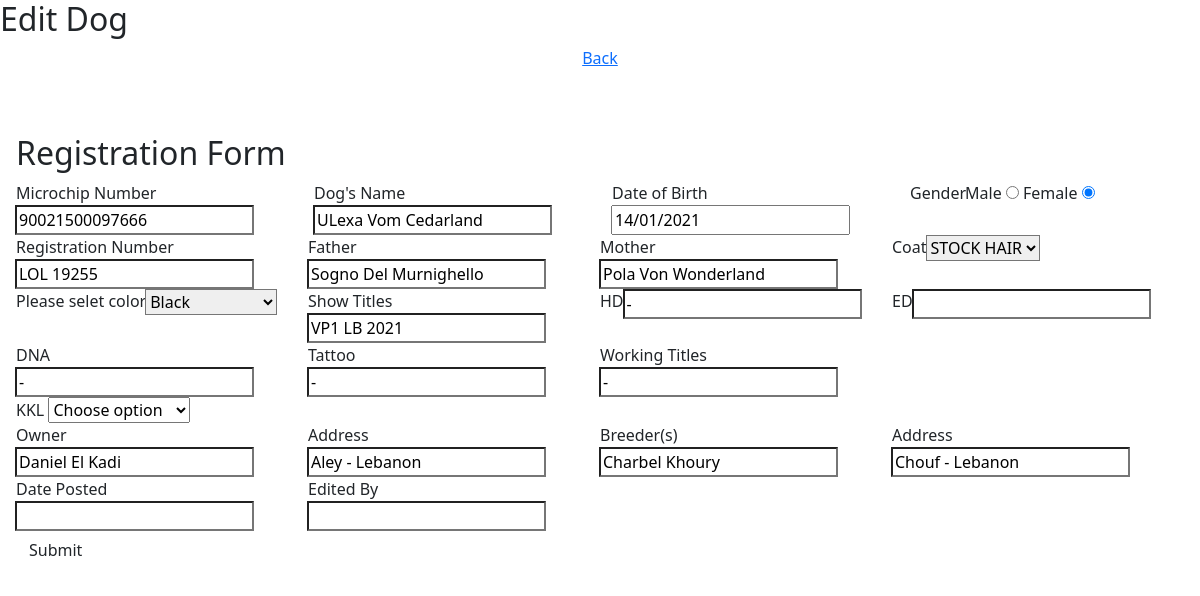
Page /edit.php?id=17 on the committed database.
### tables this page shows
CREATE TABLE `dogs` (
  `id` int(250) NOT NULL,
  `mn` varchar(250) NOT NULL,
  `dn` varchar(250) NOT NULL,
  `dob` varchar(250) NOT NULL,
  `drn` varchar(250) NOT NULL,
  `drn Others` varchar(250) NOT NULL,
  `dg` varchar(30) NOT NULL,
  `df` varchar(250) NOT NULL,
  `dm` varchar(250) NOT NULL,
  `dc` varchar(250) NOT NULL,
  `hc` varchar(250) NOT NULL,
  `st` varchar(250) NOT NULL,
  `hd` varchar(250) NOT NULL,
  `ed` varchar(250) NOT NULL,
  `dna` varchar(250) NOT NULL,
  `tat` varchar(250) NOT NULL,
  `wt` varchar(250) NOT NULL,
  `kkl` varchar(250) NOT NULL,
  `owner` varchar(250) NOT NULL,
  `oadd` varchar(250) NOT NULL,
  `badd` varchar(250) NOT NULL,
  `db` varchar(250) NOT NULL,
  `dp` varchar(250) NOT NULL,
  `addedby` varchar(250) NOT NULL
);

### include/connection.php (called while the page is built, shortened)
<?php
function exec_query($db,$query)
{
$con = mysqli_connect("localhost", "root", "","scbaupdated");
mysqli_query($con,"SET collation_connection = utf8_general_ci");
mysqli_set_charset($con,"utf8");
$r= mysqli_query($con,$query);
return $r;
}
?>

### edit.php (the view, shortened to what this page needs)
<?php
	include_once('includePedigree/head.php');
?>
	<?php
			if(!empty($_GET['id'])){
				$id = $_GET['id'];
				$query = "Select * from dogs WHERE id =".$id;
				$request = exec_query(DBNAME,$query);
                $count = mysqli_num_rows($request);
				if($count > 0){
					 $row=mysqli_fetch_array($request);
	?>
<?php
print ("<h2>Edit Dog</h2>");
print ("<center><a href=\"home.php\">Back</a></center><br/><br/>");
print ("                <div class=\"card-body\">");
print ("                    <h2 class=\"title\">Registration Form</h2>");
print ("        <form action=\"edit.php\" method=\"post\">");
print ("			<div class=\"row row-space\">");
print ("                <div class=\"col-3\">");
print ("                    <div class=\"input-group\">");
print ("                        <label class=\"label\">Microchip Number</label>");
print ("                        <input class=\"input--style-4\" type=\"text\" name=\"mn\" id=\"mn\"  value='".$row['mn']."' >");
print ("                    </div>");
print ("                </div>");
print ("                <div class=\"col-3\">");
print ("                    <div class=\"input-group\">");
print ("                        <label class=\"label\">Dog's Name</label>");
print ("                        <input class=\"input--style-4\" type=\"text\" name=\"dn\" id=\"dn\" value='".$row['dn']."' readonly >");
print ("                    </div>");
print ("                </div>");
print ("                <div class=\"col-3\">");
print ("                    <div class=\"input-group\">");
print ("                        <label class=\"label\">Date of Birth</label>");
print ("                        <div class=\"input-group-icon\">");
print ("                            <input class=\"input--style-4 js-datepicker\" type=\"text\" name=\"dob\" id=\"dob\" value='". $row['dob']."'  >");
print ("                        </div>");
print ("                    </div>");
print ("                </div>");
if("Male"==$row['dg']){
  print ("              <div class=\"col-3\">");
  print ("                  <div class=\"input-group\">");
  print ("                      <label class=\"label\">Gender</label>");
  print ("                      <div class=\"p-t-10\">");
  print ("                          <label class=\"radio-container m-r-45\">Male");
  print ("                              <input type=\"radio\" name=\"dgmMale\" id=\"dgMale\" checked onclick=\"setGenderVal('male')\">");
  print ("                              <span class=\"checkmark\"></span>");
  print ("                          </label>");
  print ("                          <label class=\"radio-container\">Female");
  print ("                              <input type=\"radio\" name=\"dgFemale\" id=\"dgFemale\" onclick=\"setGenderVal('female')\">");
  print ("                              <span class=\"checkmark\"></span>");
  print ("                          </label>");
  print ("                      </div>");
  print ("                       <input type=\"hidden\" name=\"dg\" id=\"dg\" value=\"Male\">");
  print ("                  </div>");
  print ("              </div>");
}
else{
  print ("              <div class=\"col-3\">");
  print ("                  <div class=\"input-group\">");
  print ("                      <label class=\"label\">Gender</label>");
  print ("                      <div class=\"p-t-10\">");
  print ("                          <label class=\"radio-container m-r-45\">Male");
  print ("                              <input type=\"radio\" name=\"dgmMale\" id=\"dgMale\"  onclick=\"setGenderVal('male')\">");
  print ("                          </label>");
  print ("                          <label class=\"radio-container\">Female");
  print ("                              <input type=\"radio\" name=\"dgFemale\" id=\"dgFemale\" checked onclick=\"setGenderVal('female')\">");
  print ("                          </label>");
  print ("                      </div>");
  print ("                  </div>");
  print ("              </div>");
}
print ("			<div class=\"row row-space\">");
print ("                <div class=\"col-3\">");
print ("                    <div class=\"input-group\">");
print ("                        <label class=\"label\">Registration Number</label>");
print ("                        <input class=\"input--style-4\"type=\"text\"name=\"drn\" id=\"drn\" value='".$row['drn']."'  >");
print ("                    </div>");
print ("                </div>");
print ("				<div class=\"col-3\">");
print ("                    <div class=\"input-group\">");
print ("                        <label class=\"label\">Father</label>");
print ("                        <input class=\"input--style-4\" type=\"text\" name=\"df\" id=\"df\" value='".$row['df']."'  onkeyup=\"getFather(this.value)\" >");
print ("                    </div>");
print ("                </div>		");
print ("                <div class=\"col-3\">");
print ("                    <div class=\"input-group\">");
print ("                        <label class=\"label\">Mother</label>");
print ("                        <input class=\"input--style-4\"type=\"text\"name=\"dm\" id=\"dm\" value='".$row['dm']."'  >");
print ("                    </div>");
print ("                </div>");
print ("				<div class=\"col-3\">");
print ("                    <div class=\"input-group\">");
print ("                        <label class=\"label\">Coat</label>");
print ("                     <select name=\"dc\" id=\"dc\" >");
if("LONG HAIR"==$row['dc']){
	print ("                            <option selected=\"selected\">LONG HAIR</option>");
	print ("                            <option>STOCK HAIR</option>");
}
else {
	print ("                            <option selected=\"selected\">STOCK HAIR</option>");
}
print ("                        </select>");
print ("                    </div>");
print ("                </div>			");
print ("			</div>");
print ("			<div class=\"row row-space\">");
print ("                <div class=\"col-3\">");
print ("                    <div class=\"input-group\">");
print ("                        <label class=\"label\"> Please selet color  </label>");
print ("								<select name=\"hc\" id=\"hc\">");
if("Black & Tan"==$row['hc']){
	print ("							<option selected=\"selected\">Black & Tan</option>");
	print ("							<option>Black</option>");
	print ("							<option>Grey</option>");
	print ("							<option>Sable</option>");
}
else if("Grey"==$row['hc']){
	print ("							<option>Black & Tan</option>");
	print ("							<option>Black</option>");
	print ("							<option selected=\"selected\" >Grey</option>");
	print ("							<option>Sable</option>");
}
else if("Sable"==$row['hc']){
	print ("							<option>Black & Tan</option>");
	print ("							<option>Black</option>");
	print ("							<option>Grey</option>");
	print ("							<option selected=\"selected\" >Sable</option>");
}
else{
	print ("							<option  selected=\"selected\" >Black</option>");
}
print ("								</select>");
print ("                    </div>");
print ("                </div>");
print ("				<div class=\"col-3\">");
print ("                    <div class=\"input-group\">");
print ("                        <label class=\"label\">Show Titles</label>");
print ("                        <input class=\"input--style-4\"type=\"text\"name=\"st\" id=\"st\" value='".$row['st']."' >");
print ("                    </div>");
print ("                </div>		");
print ("                <div class=\"col-3\">");
print ("                    <div class=\"input-group\">");
print ("                        <label class=\"label\">HD</label>");
print ("                        <input class=\"input--style-4\"type=\"text\"name=\"hd\" id=\"hd\" value='".$row['hd']."'>");
print ("                    </div>");
print ("                </div>");
print ("				<div class=\"col-3\">");
print ("                    <div class=\"input-group\">");
print ("                        <label class=\"label\">ED</label>");
print ("                        <input class=\"input--style-4\"type=\"text\" name=\"ed\" id=\"ed\" value='".$row['ed']."' >");
print ("                    </div>");
print ("                </div>		");
print ("			</div>");
print ("			<div class=\"row row-space\">");
print ("                <div class=\"col-3\">");
print ("                    <div class=\"input-group\">");
print ("                        <label class=\"label\">DNA</label>");
print ("                        <input class=\"input--style-4\"type=\"text\"name=\"dna\" id=\"dna\" value='".$row['dna']."' >");
print ("                    </div>");
print ("                </div>");
print ("				<div class=\"col-3\">");
print ("                    <div class=\"input-group\">");
print ("                        <label class=\"label\">Tattoo</label>");
print ("                        <input class=\"input--style-4\"type=\"text\"name=\"tat\" id=\"tat\" value='".$row['tat']."' >");
print ("                    </div>");
print ("                </div>		");
print ("                <div class=\"col-3\">");
print ("                    <div class=\"input-group\">");
print ("                        <label class=\"label\">Working Titles</label>");
print ("                        <input class=\"input--style-4\"type=\"text\"name=\"wt\" id=\"wt\" value='".$row['wt']."' >");
print ("                    </div>");
print ("                </div>");
print ("				<div class=\"input-group col-3\">");
print ("                    <div class=\"rs-select2 js-select-simple select--no-search\">");
print ("                     <label class=\"label\">KKL</label>");
print ("                     <select name=\"kkl\" id=\"kkl\">");
if(""==$row['kkl']){
	print ("                            <option disabled=\"disabled\" selected=\"selected\">Choose option</option>");
}else if("KKL1"==$row['kkl']){
	print ("                            <option selected=\"selected\">KKL1</option>");
	print ("                            <option>Lebenszeit (lbz.)</option>");
}
else {
	print ("                            <option>KKL1</option>");
	print ("                            <option selected=\"selected\">Lebenszeit (lbz.)</option>");
}
print ("                        </select>");
print ("                    </div>");
print ("                </div>    ");
print ("			</div>");
print ("            <div class=\"row row-space\">");
print ("                <div class=\"col-3\">");
print ("                    <div class=\"input-group\">");
print ("                        <label class=\"label\">Owner</label>");
print ("                        <input class=\"input--style-4\"type=\"text\" name=\"owner\" id=\"owner\" value='".$row['owner']."'  >");
print ("                    </div>");
print ("                </div>");
print ("				<div class=\"col-3\">");
print ("                    <div class=\"input-group\">");
print ("                        <label class=\"label\">Address</label>");
print ("                        <input class=\"input--style-4\"type=\"text\"name=\"oadd\" id=\"oadd\" value='".$row['oadd']."'   >");
print ("                    </div>");
print ("                </div>		");
print ("                <div class=\"col-3\">");
print ("                    <div class=\"input-group\">");
print ("                        <label class=\"label\">Breeder(s) </label>");
print ("                        <input class=\"input--style-4\"type=\"text\" name=\"db\" id=\"db\" value='".$row['db']."' >");
print ("                    </div>");
print ("                </div>");
print ("				<div class=\"col-3\">");
print ("                    <div class=\"input-group\">");
print ("                        <label class=\"label\">Address</label>");
print ("                        <input class=\"input--style-4\"type=\"text\"name=\"badd\" id=\"badd\" value='".$row['badd']."'  >");
print ("                    </div>");
print ("                </div>		");
print ("			</div>");
print ("            <div class=\"row row-space\">");
print ("                <div class=\"col-3\">");
print ("                    <div class=\"input-group\">");
print ("                        <label class=\"label\">Date Posted</label>");
print ("                        <input class=\"input--style-4\"type=\"text\" name=\"dp\" id=\"dp\" value='".$row['dp']."'  >");
print ("                    </div>");
print ("                </div>");
print ("				<div class=\"col-3\">");
print ("                    <div class=\"input-group\">");
print ("                        <label class=\"label\">Edited By</label>");
print ("                        <input class=\"input--style-4\"type=\"text\"name=\"addedby\" id=\"addedby\" readonly value='".$row['addedby']."'   >");
print ("                    </div>");
print ("                </div>		");
print ("			</div>");
print ("			<div class=\"p-t-15\">");
print ("                <button class=\"btn btn--radius-2 btn--blue\" type=\"submit\">Submit</button>");
print ("           </div>		");
print ("		</form>");
print ("        </div>");
				}
			}
		?>

### rows in the picture
dogs: mn "90021500097666", dn "ULexa Vom Cedarland", dob "14/01/2021", drn "LOL 19255", df "Sogno Del Murnighello", dm "Pola Von Wonderland", dc "STOCK HAIR", hc "Black", st "VP1 LB 2021", hd "-", dna "-", tat "-", wt "-", kkl "Choose option", owner "Daniel El Kadi", oadd "Aley - Lebanon", db "Charbel Khoury", badd "Chouf - Lebanon"
